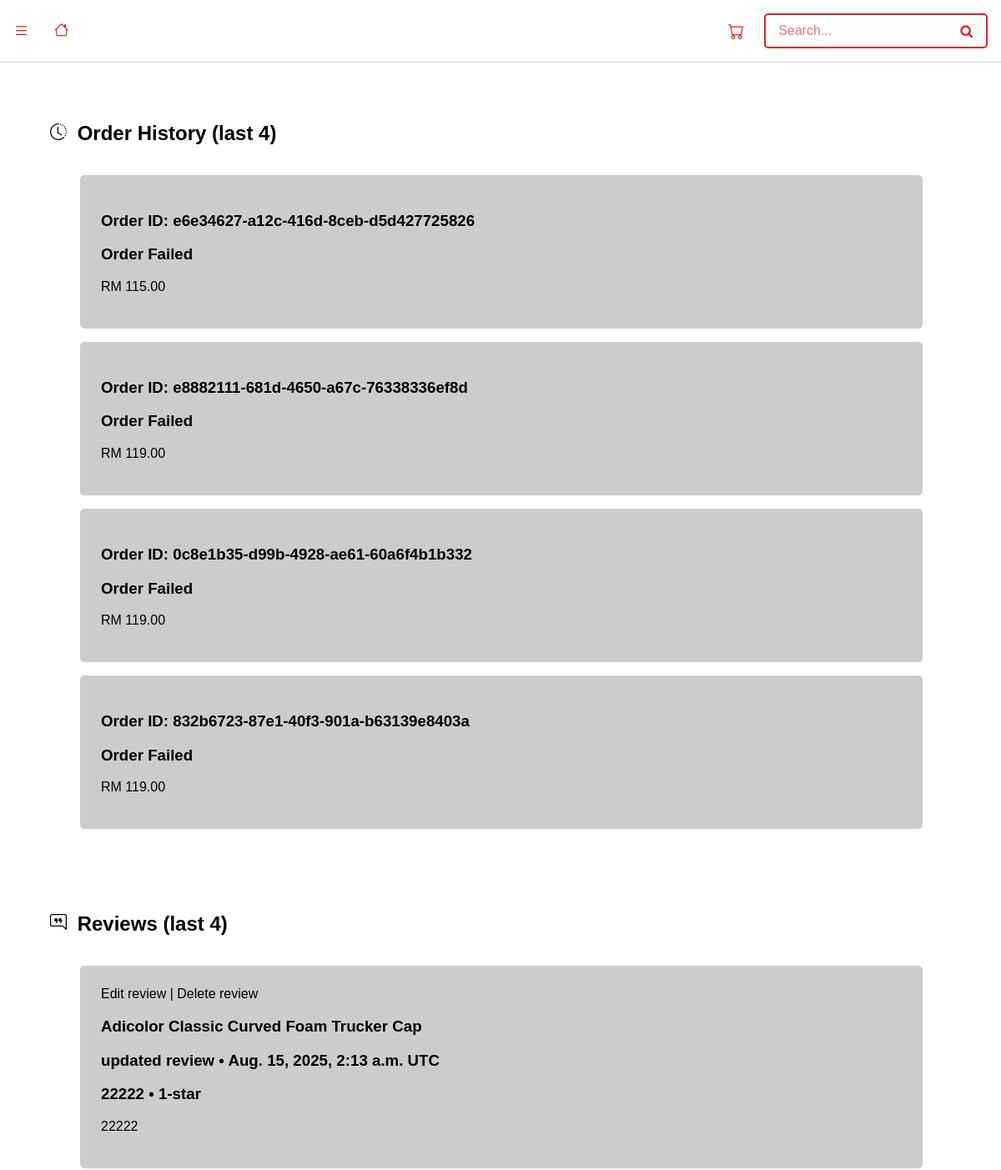
/profile/ (signed in, upper part), run on an earlier commit of the app's database.
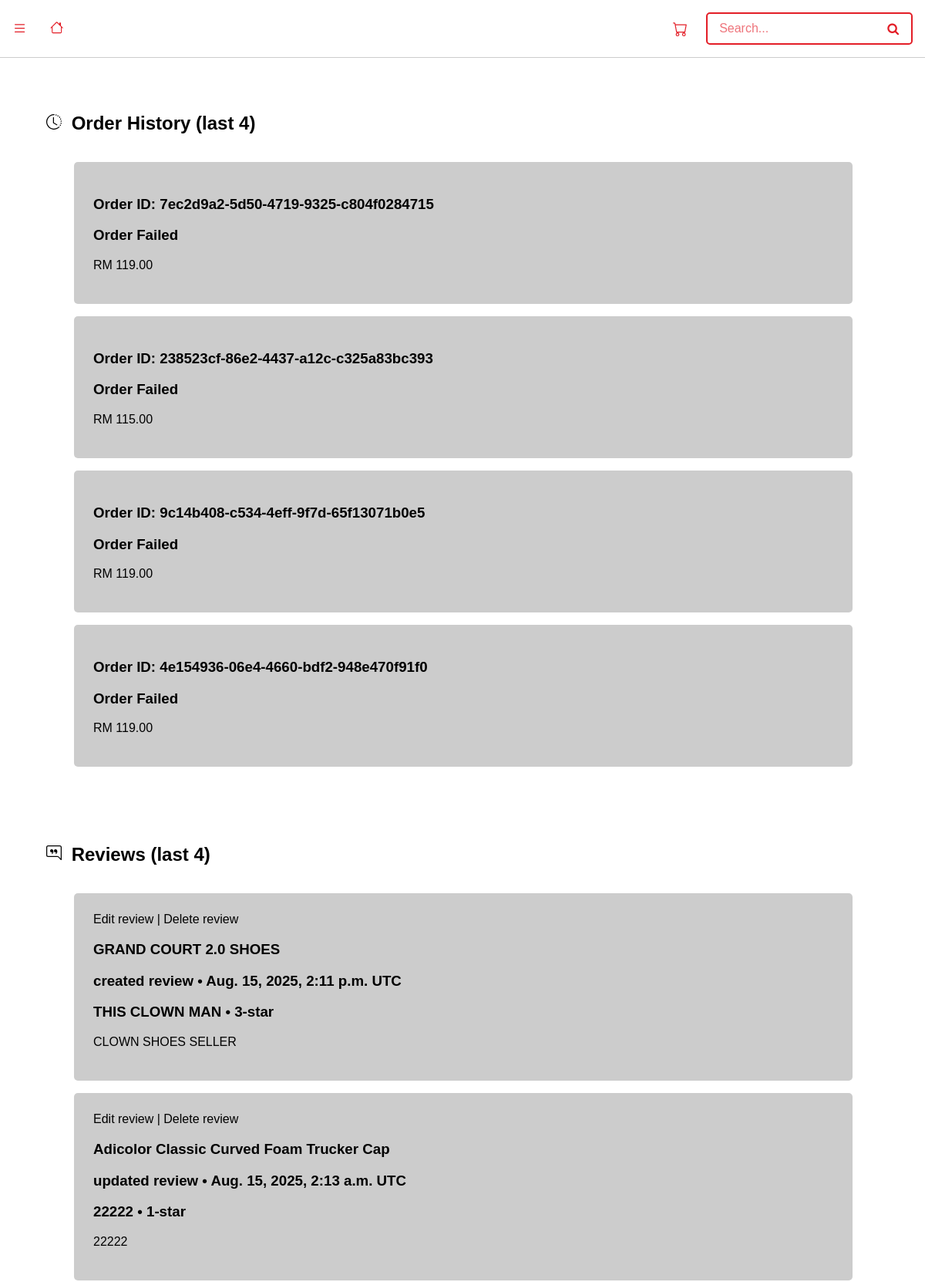
And on a later commit of the database.
### base/models.py (models this page shows)
class Clothing(models.Model):
    product_id = models.UUIDField(primary_key=True, default=uuid.uuid4, editable=False)
    name = models.CharField(max_length=250)
    details = models.TextField(max_length=1000)
    description = models.TextField(max_length=1000)
    brand = models.CharField(max_length=100)
    category = models.CharField(max_length=100)
    gender = models.CharField(max_length=1)
    size = models.TextField(max_length=40)
    color = models.CharField(null=True, blank=True, max_length=50)
    price = models.DecimalField(decimal_places=2, max_digits=5)
    rating = models.DecimalField(decimal_places=1, max_digits=2)
    is_active = models.BooleanField(default=True)
    updated = models.DateTimeField(auto_now=True)
    created = models.DateTimeField(auto_now_add=True)

class Review(models.Model):
    review_id = models.UUIDField(primary_key=True, default=uuid.uuid4, editable=False)
    user_id = models.ForeignKey(User, on_delete=models.PROTECT)
    product_ID = models.ForeignKey(Clothing, on_delete=models.CASCADE)
    is_active = models.BooleanField(default=True)
    verified = models.BooleanField()
    title = models.CharField(null=False, max_length=50)
    description_review = models.TextField(null=False, max_length=1000)
    stars = models.IntegerField(null=False, validators=[MaxValueValidator(5), MinValueValidator(0)])
    updated = models.DateTimeField(auto_now=True)
    created = models.DateTimeField(auto_now_add=True)

### user_profile/views.py (the view)
# urls.py: path('', views.activity, name='activity'),
@login_required(login_url='login')
def activity(request):
    orders = []
    reviews = []
    user_id = request.user.id
    print(user_id)
    orders_recent = Order.objects.filter(user_id_id=user_id).order_by('-created')
    orders_recent = orders_recent[:4]
    reviews_recent = Review.objects.filter(user_id_id=user_id).order_by('-created', '-updated')
    reviews_recent = reviews_recent[:4]
    print(reviews_recent)
    for item in orders_recent:
        amount = item.amount
        paid = item.paid
        time = item.paid_time
        order_id = item.purchase_id
        orders.append([str(order_id), float(amount), paid, time])
    for review in reviews_recent:
        title = review.title
        desc = review.description_review
        stars = review.stars
        print(title + desc)
        created = review.created
        updated = review.updated
        product_id = review.product_ID_id
        product = Clothing.objects.get(product_id=product_id)
        threshold = timedelta(minutes=2)
        if (updated - created) > threshold:
            print('here')
            reviews.append([product, title, desc, stars, created, updated])
        else:
            print('here1')
            reviews.append([product, title, desc, stars, created, None])
    print(reviews)
    return render(request, 'profile/user_profile.html', context={'orders': orders,
                                                                 'reviews': reviews})

### templates/profile/user_profile.html (shortened to what this page needs)
<head>
</head>
{% extends 'base.html' %}
{% block content %}
    <div class="order-activity" style="margin-bottom: 10vh">
        <h2 style="margin-left: 5vw;"> Order History (last 4)</h2>
            {% if orders|length != 0 %}
                {% for order_id, amount, paid, time in orders %}
                    <div class="product-card" style="width: 80%; margin-left: 8vw;">
                        {% if paid == True %}
                            <a href="order/{{ order_id }}">
                                <div class="header">
                                    <h3>Order ID: {{ order_id }}</h3>
                                    <h3>Paid: {{ time|date:"l, d F Y H:i" }} UTC</h3>
                                </div>
                                <div class="details">
                                    <p>RM {{ amount|floatformat:2 }}</p>
                                </div>
                            </a>
                        {% else %}
                                <div class="header">
                                    <h3>Order ID: {{ order_id }}</h3>
                                    <h3>Order Failed</h3>
                                </div>
                                <div class="details">
                                    <p>RM {{ amount|floatformat:2 }}</p>
                                </div>
                        {% endif %}
                    </div>
                {% endfor %}
            {% else %}
                <div class="error-msg" style="margin-left: 8vw;">
                    <p>No orders placed.</p>
                    <a href="/" style="color: #E31E27">Home</a>
                </div>
            {% endif %}
    </div>
    <div class="order-activity" style="margin-bottom: 10vh">
        <h2 style="margin-left: 5vw;"> Reviews (last 4)</h2>
            {% if reviews|length != 0 %}
                {% for product, title, desc, stars, created, updated in reviews %}
                    <div class="product-card" style="width: 80%; margin-left: 8vw;">
                        <a href="order/{{ order_id }}">
                            <div class="header">
                                    <a href="/product/{{product.product_id}}/update_review">Edit review |   </a>
                                    <a href="/product/{{product.product_id}}/delete_review/">  Delete review</a>
                                <h3>{{ product.name }}</h3>
                                {% if updated == None %}
                                    <h3>created review • {{ created }} UTC</h3>
                                {% else %}
                                    <h3>updated review • {{ updated }} UTC</h3>
                                {% endif %}
                                <h3>{{ title }} • {{ stars }}-star</h3>
                                <p>{{ desc }}</p>
                            </div>
                        </a>
                    </div>
                {% endfor %}
            {% else %}
                <div class="error-msg" style="margin-left: 8vw;">
                    <p>No reviews.</p>
                    <a href="/" style="color: #E31E27">Home</a>
                </div>
            {% endif %}
    </div>
{% endblock %}

What changed in the data, as far as the page shows it:
now on this page (row edited): Clothing: name "GRAND COURT 2.0 SHOES", created "Aug. 15, 2025, 2:11 p.m.", title "THIS CLOWN MAN", stars "3", description_review "CLOWN SHOES SELLER"
Also different on the page:
new list line: "Order ID: 7ec2d9a2-5d50-4719-9325-c804f0284715 Order Failed RM 119.00"
new list line: "Order ID: 238523cf-86e2-4437-a12c-c325a83bc393 Order Failed RM 115.00"
new list line: "Order ID: 9c14b408-c534-4eff-9f7d-65f13071b0e5 Order Failed RM 119.00"
new list line: "Order ID: 4e154936-06e4-4660-bdf2-948e470f91f0 Order Failed RM 119.00"
list line gone: "Order ID: e6e34627-a12c-416d-8ceb-d5d427725826 Order Failed RM 115.00"
list line gone: "Order ID: e8882111-681d-4650-a67c-76338336ef8d Order Failed RM 119.00"
list line gone: "Order ID: 0c8e1b35-d99b-4928-ae61-60a6f4b1b332 Order Failed RM 119.00"
list line gone: "Order ID: 832b6723-87e1-40f3-901a-b63139e8403a Order Failed RM 119.00"
